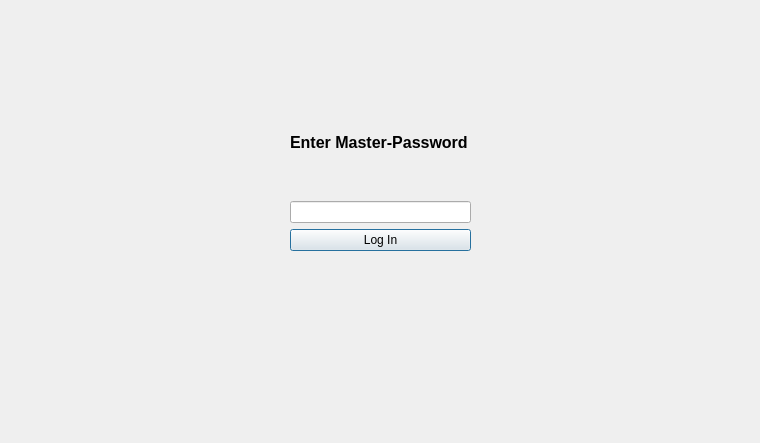
<?xml version="1.0" encoding="UTF-8"?>
<ui version="4.0">
 <class>Dialog</class>
 <widget class="QDialog" name="Dialog">
  <property name="geometry">
   <rect>
    <x>0</x>
    <y>0</y>
    <width>760</width>
    <height>443</height>
   </rect>
  </property>
  <property name="windowTitle">
   <string>Dialog</string>
  </property>
  <widget class="QWidget" name="">
   <property name="geometry">
    <rect>
     <x>290</x>
     <y>90</y>
     <width>181</width>
     <height>161</height>
    </rect>
   </property>
   <layout class="QVBoxLayout" name="verticalLayout">
    <item>
     <widget class="QLabel" name="label">
      <property name="font">
       <font>
        <pointsize>12</pointsize>
        <bold>true</bold>
       </font>
      </property>
      <property name="text">
       <string>Enter Master-Password</string>
      </property>
     </widget>
    </item>
    <item>
     <widget class="QLineEdit" name="passwordInput">
      <property name="echoMode">
       <enum>QLineEdit::EchoMode::Password</enum>
      </property>
     </widget>
    </item>
    <item>
     <widget class="QPushButton" name="loginButton">
      <property name="text">
       <string>Log In</string>
      </property>
     </widget>
    </item>
   </layout>
  </widget>
 </widget>
 <resources/>
 <connections/>
</ui>
